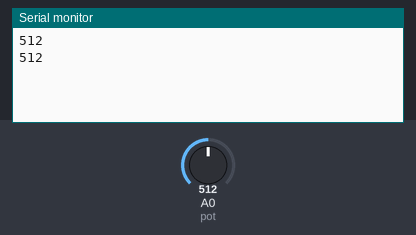
A sketch run on a simulated Arduino Uno, built with avr-gcc and run on an emulated ATmega328P. Shown: the last lines printed to the serial monitor. The test bench sets the inputs (shaded band); at power-on: A0 (pot) = 512.

Above: at 1.5 s.
1.6 s: A0 (pot) set to 716
At 1.6 s:
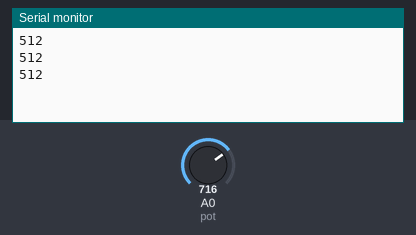
3.1 s: A0 (pot) set to 900
At 3.1 s:
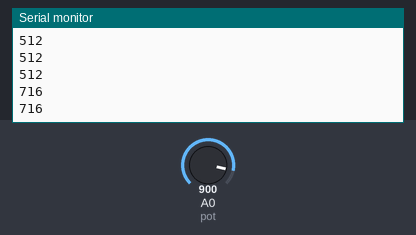
Timing chart, 0 to 6.1 s (numbered marks = the images above; inputs shaded):
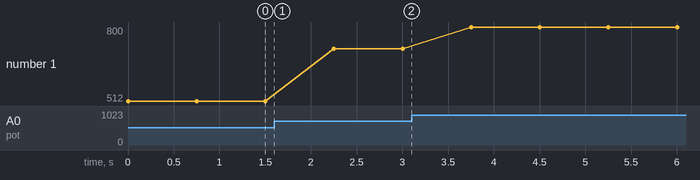

Measured:
- plotted number 1: 512 → 716 after the input at 1.6 s, 716 → 800 after the input at 3.1 s

The sketch:

_16_fun_o_constrain1.ino
```cpp
//Função CONSTRAIN
//   constrain(valor_lido, saida_min, saida_max);
//Restringe a leitura numa faixa de valores
//Por exemplo só aceitas leituras analógicas entre 600 e 800

#define pot A0
int vpot=0;
void setup()
{
  pinMode(pot, INPUT);
  Serial.begin(9600);
}

void loop()
{
  vpot=analogRead(pot);
  vpot=constrain(vpot, 500, 800);
  Serial.println(vpot);
  delay(750);
}
```
